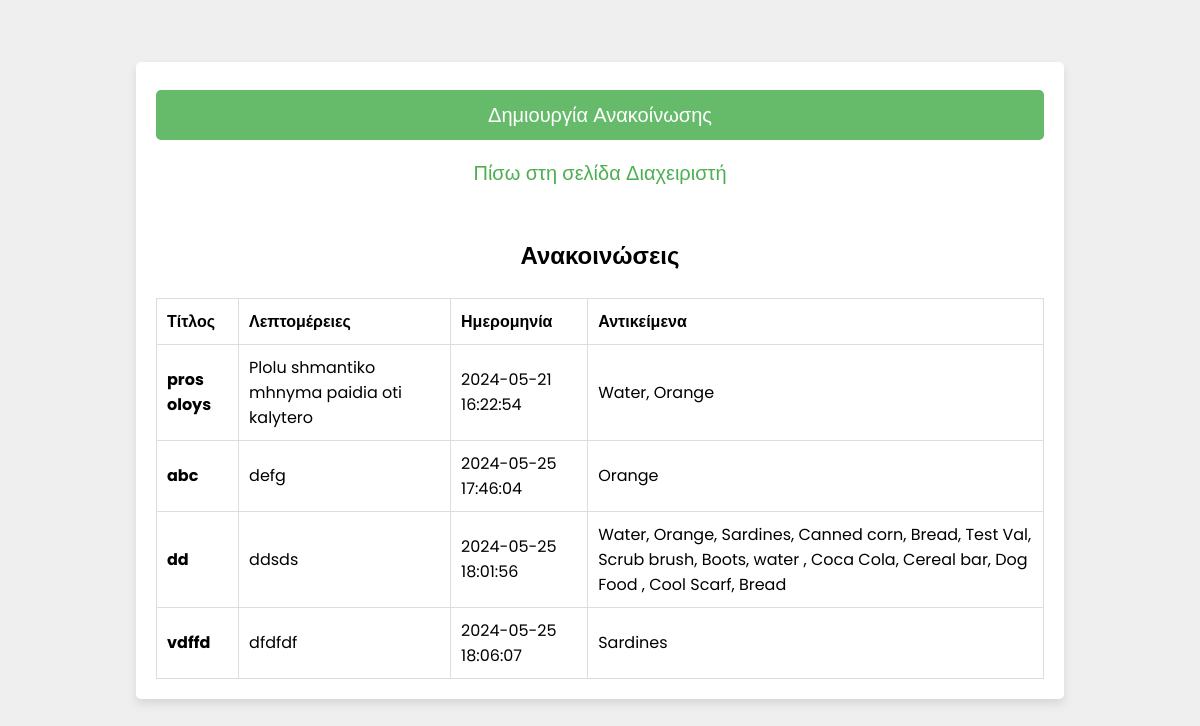
Screenshot of /announcements.php (signed in) with the database file from the repository.
### tables this page shows
CREATE TABLE `announcements` (
  `id` int(255) NOT NULL,
  `title` varchar(255) NOT NULL,
  `details` text NOT NULL,
  `date` datetime NOT NULL,
  `item_ids` varchar(255) NOT NULL
);

### announcements.php (the view, shortened to what this page needs)
<?php
@include 'config.php';
$items = [];
$item_result = $conn->query("SELECT id, name FROM items");
while ($item_row = $item_result->fetch_assoc()) {
    $items[$item_row['id']] = $item_row['name'];
}
?>
<!DOCTYPE html>
<html lang="el">
<head>
    <link rel="stylesheet" href="css/style.css">
</head>
<body>
    <div class="form-container">
        <form id="initialize_form" action="" method="post">
            <input type="button" id="j_button" class="form-btn" onclick="window.location.href = 'create_announcement.php'" value="Δημιουργία Ανακοίνωσης"><br>
            <p><a href="admin_page.php">Πίσω στη σελίδα Διαχειριστή</a></p>
            <br><br>
            <h2>Ανακοινώσεις</h2><br>
            <table class="table" id="announcementsTable">
                <thead>
                    <tr>
                        <th scope="col">Τίτλος</th>
                        <th scope="col">Λεπτομέρειες</th>
                        <th scope="col">Ημερομηνία</th>
                        <th scope="col">Αντικείμενα</th>
                    </tr>
                </thead>
                <tbody>
                    <?php
                    $result = $conn->query("SELECT * FROM announcements");
                    if ($result->num_rows > 0) {
                        while ($row = $result->fetch_assoc()) {
                            $item_ids = explode(',', $row['item_ids']);
                            $item_names = array_map(function($id) use ($items) {
                                return $items[$id];
                            }, $item_ids);
                            $item_names_str = implode(', ', $item_names);
                            echo '<tr>
                                <th scope="row">'.$row['title'].'</th>
                                <td>'.$row['details'].'</td>
                                <td>'.$row['date'].'</td>
                                <td>'.$item_names_str.'</td>
                            </tr>';
                        }
                    } else {
                        echo "<tr><td colspan='4'>No announcements found</td></tr>";
                    }
                    ?>
                </tbody>
            </table>
        </form>
    </div>
</body>
</html>

### css/style.css (style rules this page uses)
html { scroll-behavior: smooth; font-size: 16px; }
* { font-family: 'Poppins', sans-serif; margin: 0; padding: 0; box-sizing: border-box; outline: none; border: none; text-decoration: none; }
.form-container { min-height: 100vh; display: flex; align-items: center; justify-content: center; padding: 1.25rem; padding-bottom: 3.75rem; background: #efefef; }
.form-container form { padding: 1.25rem; border-radius: 0.3125rem; box-shadow: 0 0.3125rem 0.625rem rgba(0, 0, 0, .1); background: #FFF; text-align: center; max-width: 80%; width: 100%; }
.form-container form input, .form-container form select, .form-container form textarea { width: 100%; padding: 0.625rem 0.9375rem; font-size: 1.0625rem; margin: 0.5rem 0; background: #E0F7FA; border-radius: 0.3125rem; }
.form-container form .form-btn { background: #66BB6A; color: #FFF; text-transform: capitalize; font-size: 1.25rem; cursor: pointer; }
.form-container form p { margin-top: 0.625rem; font-size: 1.25rem; color: #333; }
.form-container form p a { color: #4CAF50; }
table { width: 100%; border-collapse: collapse; }
th, td { padding: 0.625rem; border: 0.0625rem solid #ddd; text-align: left; }

### rows the page displays
announcements: title "pros oloys", details "Plolu shmantiko mhnyma paidia oti kalytero", date "2024-05-21 16:22:54", item_ids "Water, Orange"
announcements: title "abc", details "defg", date "2024-05-25 17:46:04", item_ids "Orange"
announcements: title "dd", details "ddsds", date "2024-05-25 18:01:56", item_ids "Water, Orange, Sardines, Canned corn, Bread, Test Val, Scrub brush, Boots, water , Coca Cola, Cereal bar, Dog Food , Cool Scarf, Bread"
announcements: title "vdffd", details "dfdfdf", date "2024-05-25 18:06:07", item_ids "Sardines"
